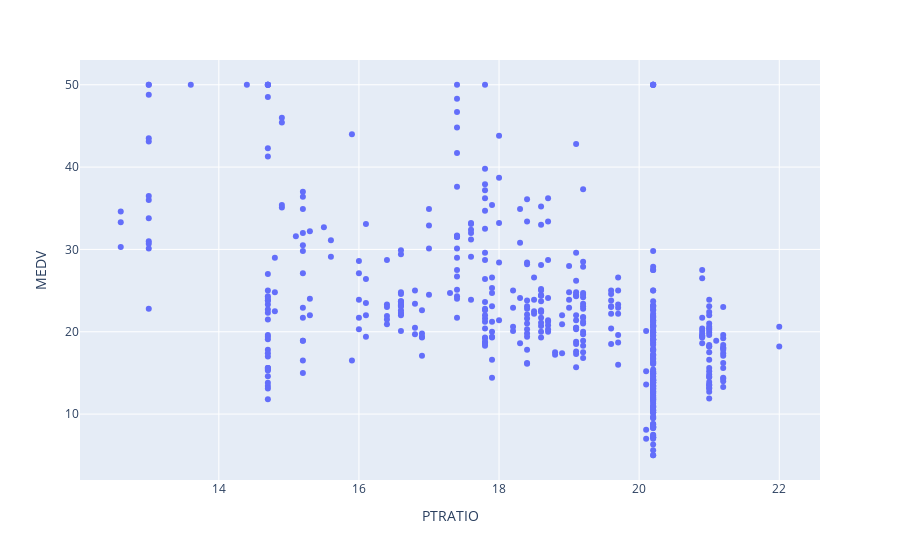

The notebook cell saved with this chart:
### Code cell
# PTRATIO x MEDV (percentual de proporção de alunos para professorese valor médio de imovel)
fig = px.scatter(data, x=data.PTRATIO, y=data.MEDV)
fig.show()

### Figure 1 — Plotly figure (JSON) as saved in the notebook; plotly's stock layout.template omitted (floating-point values rounded to 4 significant figures; data arrays with more than 128 entries replaced by an {"elided": "..."} marker saying what was removed)
{"data": [{"hovertemplate": "PTRATIO=%{x}<br>MEDV=%{y}<extra></extra>", "legendgroup": "", "marker": {"color": "#636efa", "symbol": "circle"}, "mode": "markers", "name": "", "orientation": "v", "showlegend": false, "type": "scatter", "x": {"elided": "506 float values"}, "xaxis": "x", "y": {"elided": "506 float values"}, "yaxis": "y"}], "layout": {"legend": {"tracegroupgap": 0}, "margin": {"t": 60}, "xaxis": {"anchor": "y", "domain": [0, 1], "title": {"text": "PTRATIO"}}, "yaxis": {"anchor": "x", "domain": [0, 1], "title": {"text": "MEDV"}}}}
